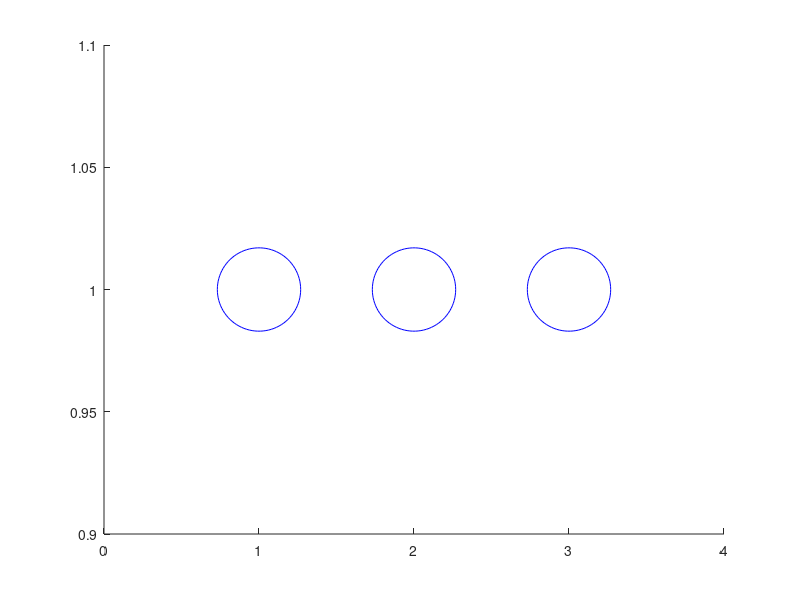

MATLAB code to generate this figure:
% preliminaries as before
cxpos=[1 2 3];
figure(1), clf
hold on
h=plot(cxpos(1),1,'bo',cxpos(2),1,'bo',cxpos(3),1,'bo');
set(h,'markersize',60);
set(gca,'xlim',[0 4]);

[m,prix]=max(rand(1,3));

% Instead of placing all commands in strings
% we call functions that contain the commands
set(h(prix),'ButtonDownFcn','congratulations(h,prix);');
set(h(setdiff(1:3,prix)),'ButtonDownFcn','badLuck(h);');

% Now the question why we don't make s0902.m a
% function and congratulations and badLuck
% subfunctions. See s0902b.m.